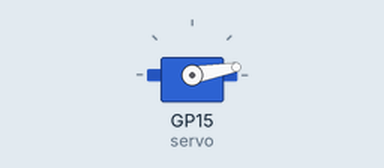
A program run on a simulated Raspberry Pi Pico running MicroPython. On the bench: servo. Servo angles are drawn from the pulse width (0.5 ms = 0°, 2.5 ms = 180°).

Above: at 0.05 s.
At 0.35 s:
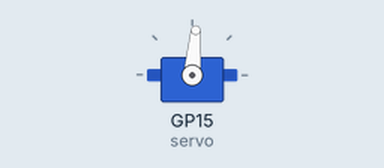
At 0.7 s:
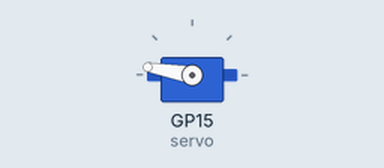
At 1.35 s:
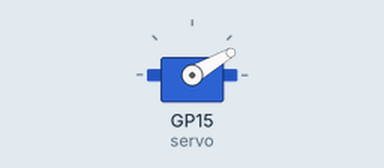
Timing chart, 0 to 3.4 s (numbered marks = the images above):
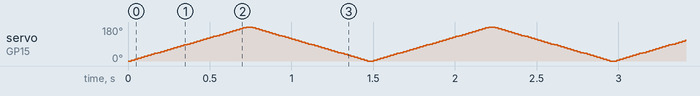

The program:

example.py
```python
# Control the SG92R from a Raspberry Pi Pico running MicroPython by outputting 50 Hz PWM on GP15 and mapping 0–180° to 0.5–2.5 ms pulse widths using duty_u16.
#
# Buy this module: https://shillehtek.com/products/sg92r-micro-servo-motor-9g-carbon-fiber-gears-2-5kg-for-rc-plane
# Full manual: https://shillehtek.com/blogs/shillehtek-product-manuals/sg92r-micro-servo-motor-9g-carbon-fiber-gears-2-5kg-for-rc-plane-manual
# More examples: https://github.com/shillehbean/shillehtek-examples
#

# SG92R Servo - Pico MicroPython
# PWM on GP15 at 50 Hz; duty 1638 = 0.5 ms (0 deg), 8191 = 2.5 ms (180 deg)

from machine import Pin, PWM
import time

servo = PWM(Pin(15))
servo.freq(50)

def set_angle(angle):
    # Map 0-180 to 1638-8191 (16-bit duty for 0.5-2.5ms pulse at 50 Hz)
    duty = int(1638 + (angle / 180) * (8191 - 1638))
    servo.duty_u16(duty)

while True:
    for a in range(0, 181, 5):
        set_angle(a)
        time.sleep(0.02)
    for a in range(180, -1, -5):
        set_angle(a)
        time.sleep(0.02)
```
